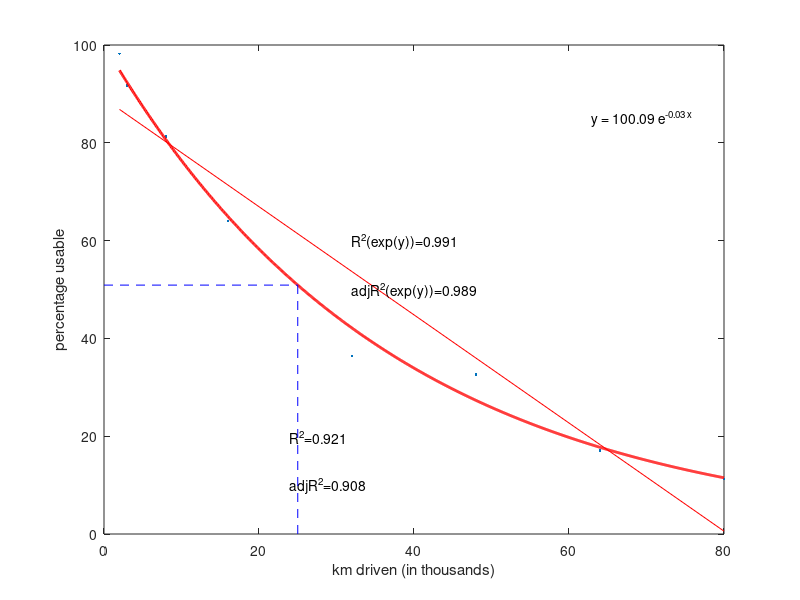
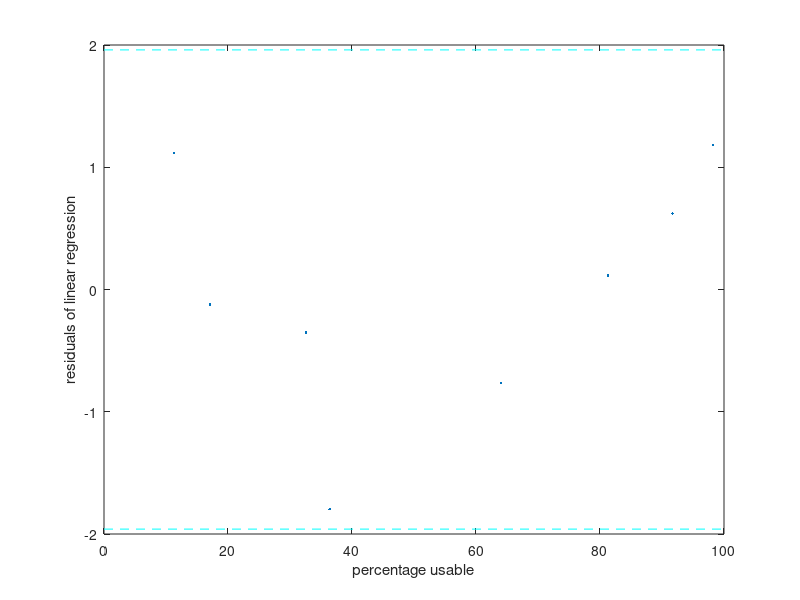
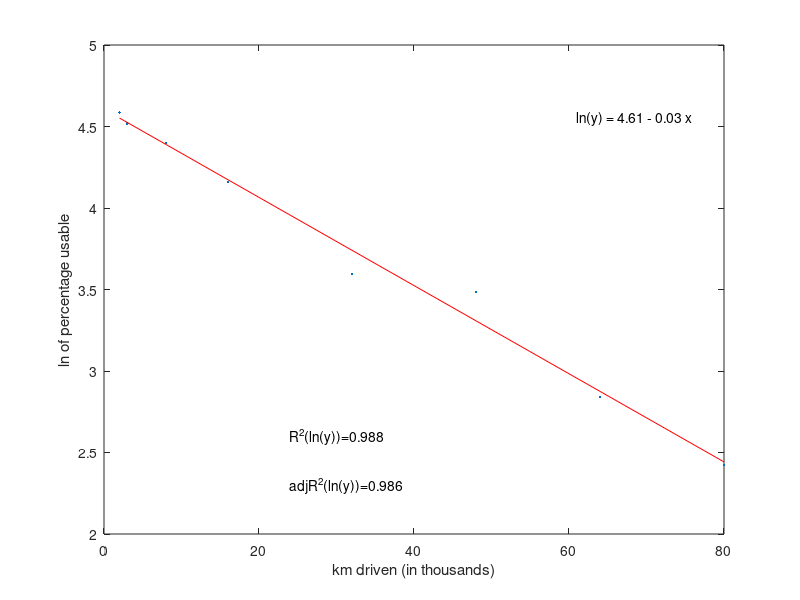
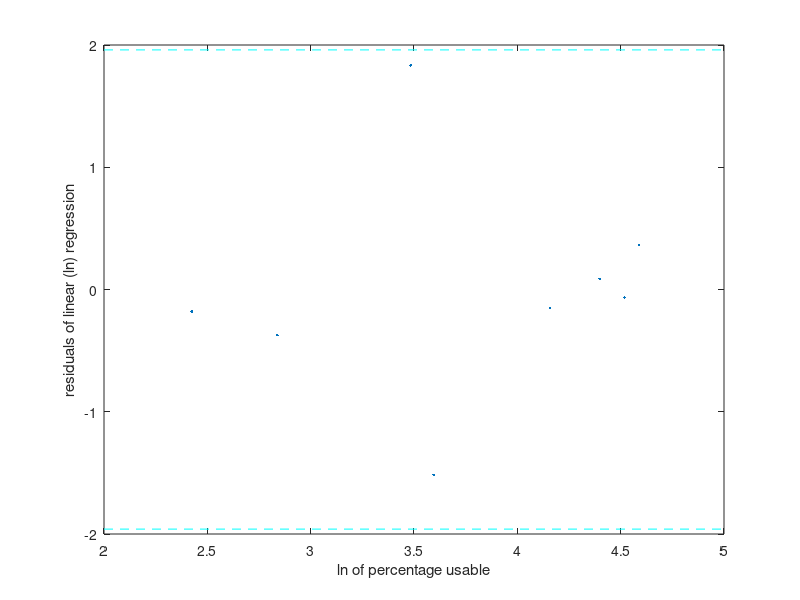

MATLAB code to generate these figures, in order:
% Exercise 5.6 
xM = [
2 98.2
3 91.7
8 81.3
16 64.0
32 36.4
48 32.6
64 17.1
80 11.3];
alpha = 0.05;
n = size(xM,1);
xV = xM(:,1);
yV = xM(:,2);
x0 = 25;

% Scatter plot of the raw data
figure(1)
clf
plot(xV,yV,'.')
xlabel('km driven (in thousands)')
ylabel('percentage usable')

% Linear regression line on the raw data
xregM = [ones(n,1) xV];
[bV, bint,r,rint,stats] = regress(yV,xregM);
yhatV = xregM * bV;
my = mean(yV);
eV = yV-yhatV;
R2 = 1-(sum(eV.^2))/(sum((yV-my).^2));
adjR2 =1-((n-1)/(n-2))*(sum(eV.^2))/(sum((yV-my).^2));
pause;

figure(1)
hold on
plot(xV,yhatV,'r')
ax = axis;
text(ax(1)+0.3*(ax(2)-ax(1)),ax(3)+0.2*(ax(4)-ax(3)),['R^2=',...
    num2str(R2,3)])
text(ax(1)+0.3*(ax(2)-ax(1)),ax(3)+0.1*(ax(4)-ax(3)),['adjR^2=',...
    num2str(adjR2,3)])
pause;

% Diagnostic plot: residuals vs response (dependent variable)
se2 = (1/(n-1))*(sum((yV-yhatV).^2));
se = sqrt(se2);
estarV = eV ./ se;
zcrit = norminv(1-alpha/2);
figure(2)
clf
plot(yV,estarV,'.')
hold on
ax = axis;
plot([ax(1) ax(2)],zcrit*[1 1],'c--')
plot([ax(1) ax(2)],-zcrit*[1 1],'c--')
xlabel('percentage usable')
ylabel('residuals of linear regression')
pause;

% Ln-transform of the response and then linear regression 
ylnV = log(yV);
[blnV, blnint,r,rint,stats] = regress(ylnV,xregM);
ylnhatV = xregM * blnV;
myln = mean(ylnV);
elnV = ylnV-ylnhatV;
R2ln = 1-(sum(elnV.^2))/(sum((ylnV-myln).^2));
adjR2ln =1-((n-1)/(n-2))*(sum(elnV.^2))/(sum((ylnV-myln).^2));

% Scatter plot of the ln of response vs independent variable
figure(3)
clf
plot(xV,ylnV,'.')
xlabel('km driven (in thousands)')
ylabel('ln of percentage usable')
hold on
pause;
plot(xV,ylnhatV,'r')
ax = axis;
text(ax(1)+0.3*(ax(2)-ax(1)),ax(3)+0.2*(ax(4)-ax(3)),['R^2(ln(y))=',...
    num2str(R2ln,3)])
text(ax(1)+0.3*(ax(2)-ax(1)),ax(3)+0.1*(ax(4)-ax(3)),['adjR^2(ln(y))=',...
    num2str(adjR2ln,3)])
if blnV(2)<0
    modtxt = sprintf('ln(y) = %2.2f - %2.2f x',blnV(1),abs(blnV(2))); 
else
    modtxt = sprintf('ln(y) = %2.2f + %2.2f x',blnV(1),abs(blnV(2))); 
end
ax = axis;
text(ax(2)-0.05*(ax(2)-ax(1)),ax(4)-0.15*(ax(4)-ax(3)),modtxt,...
    'Horizontalalignment','Right')
pause;

% Diagnostic plot: residuals vs ln of response
elnV = ylnV-ylnhatV;
vareln = ((n-1)/(n-2))*(var(ylnV)-blnV(2)^2*var(xV));
sdeln = sqrt(vareln);
elnstarV = elnV ./ sdeln;
figure(4)
clf
plot(ylnV,elnstarV,'.')
hold on
ax = axis;
plot([ax(1) ax(2)],zcrit*[1 1],'c--')
plot([ax(1) ax(2)],-zcrit*[1 1],'c--')
xlabel('ln of percentage usable')
ylabel('residuals of linear (ln) regression')
pause;

% The exponential fit on the raw data
bexp0 = exp(blnV(1));
xgridV = linspace(min(xV),max(xV),1000);
yexpgridV = bexp0*exp(blnV(2)*xgridV);
yexphatV = bexp0*exp(blnV(2)*xV);
my = mean(yV);
eexpV = yV-yexphatV;
R2exp = 1-(sum(eexpV.^2))/(sum((yV-my).^2));
adjR2exp =1-((n-1)/(n-2))*(sum(eexpV.^2))/(sum((yV-my).^2));

figure(1)
plot(xgridV,yexpgridV,'r','linewidth',2)
modtxt = sprintf('y = %2.2f e^{%2.2f x}',bexp0,blnV(2)); 
ax = axis;
text(ax(2)-0.05*(ax(2)-ax(1)),ax(4)-0.15*(ax(4)-ax(3)),modtxt,...
    'Horizontalalignment','Right')
pause;
y0 = bexp0*exp(blnV(2)*x0);
plot(x0*[1 1],[ax(3) y0],'b--')
plot([ax(1) x0],y0*[1 1],'b--')
text(ax(1)+0.4*(ax(2)-ax(1)),ax(3)+0.6*(ax(4)-ax(3)),['R^2(exp(y))=',...
    num2str(R2exp,3)])
text(ax(1)+0.4*(ax(2)-ax(1)),ax(3)+0.5*(ax(4)-ax(3)),['adjR^2(exp(y))=',...
    num2str(adjR2exp,3)])
